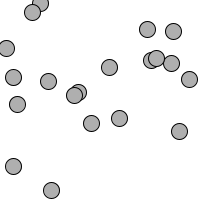
Frame 1 (no input)
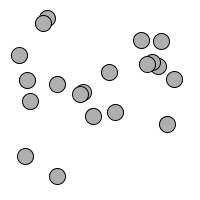
Frame 60 (the mouse pressed at the canvas centre just before this capture)
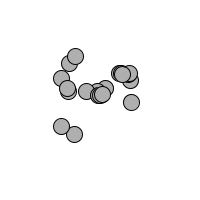
Frame 120 (the mouse held since frame 60 and released just before this capture)

The Processing sketch that drew these frames (run headless with seeded random() and noise(); from frame 60 on, the mouse is pressed at the canvas centre):

// Processing sketch: mutual_atttraction
// ── mutual_atttraction.pde
class Attractor {
  float mass;
  PVector location;
  float G;
  
  Attractor() {
    location = new PVector(width/2, height/2);
    mass = 20;
    G = .4;
  }
  
  void display() {
    stroke(0);
    fill(175, 200);
    ellipse(location.x, location.y, mass*2, mass*2);
  }
  
  PVector attract(Mover m) {
    PVector force = PVector.sub(location, m.location); // get the vector describing the difference between the mover object and the attracted object
    float distance = force.mag(); // get the magnitude of the difference
    distance = constrain(distance, 5, 25); // put the distance value into certain ranges because the formula for gravitational attraction is calculated in real world units but in processing we are dealing with pixels so being .001 pixel away can cause the foe to rocket
    force.normalize(); // convert to unit vector that points to the direction we want
    float strength = (G * mass * m.mass) / (distance * distance);
    force.mult(strength); // multiply the unit vector by the gravitational magnitude we calculated
    return force;
  }
}


class Mover {
 
  float G = .4;
  PVector location;
  PVector velocity;
  PVector acceleration;
  float mass;
  
   Mover(float m, float x, float y) {
    mass = m;
    location = new PVector(x, y);
    velocity = new PVector(0,0);
    acceleration = new PVector(0,0);
  }
  
  void update() {

    velocity.add(acceleration);
    location.add(velocity);
    
    acceleration.mult(0);
  }
  
  void display() {
    stroke(0);
    fill(175);
    ellipse(location.x, location.y, 16, 16);
  }
  
  Mover() {
    location = new PVector(30, 39);
    velocity = new PVector(0,0);
    acceleration = new PVector(0,0);
    mass = 1;
  }
  
  void checkEdges() {
    if (location.x > width) {
      location.x = width;
      velocity.x *= -1;
    }
    else if (location.x < 0) {
      velocity.x *= -1;
      location.x = 0;
    }
    
    if (location.y > height) {
      velocity.y *= -1;
      location.y = height;
    }
  }
  
  PVector attract(Mover m) {
    PVector force = PVector.sub(location, m.location); // get the vector describing the difference between the mover object and the attracted object
    float distance = force.mag(); // get the magnitude of the difference
    distance = constrain(distance, 5, 25); // put the distance value into certain ranges because the formula for gravitational attraction is calculated in real world units but in processing we are dealing with pixels so being .001 pixel away can cause the foe to rocket
    force.normalize(); // convert to unit vector that points to the direction we want
    float strength = (G * mass * m.mass) / (distance * distance);
    force.mult(strength); // multiply the unit vector by the gravitational magnitude we calculated
    return force;
  }
  
  void applyForce(PVector force) {
    PVector f = force.get(); // get a copy of the input so that i dont change the value of the input
    f.div(mass); // divide the force by the mass however doing this would affect the value of the input. as such i want to make a copy
    acceleration.add(f); // then you add the force to the acceleration. reason is acceleariton = force / mass
  }

}

Mover[] movers = new Mover[20];

void setup() {
  size(200, 200);
  smooth();
  for(int i = 0; i < movers.length; i++) {
    movers[i] = new Mover(random(0.1, 2), random(width), random(height));
  }
}

void draw() {
  background(255);
  
  for(int i = 0; i < movers.length; i++) {
    for(int j = 0; j < movers.length; j++) {
      if(i != j) {
        PVector force = movers[j].attract(movers[i]);
        movers[i].applyForce(force);
      }
    }
    movers[i].update();
    movers[i].display();
    movers[i].checkEdges();
  }
}
